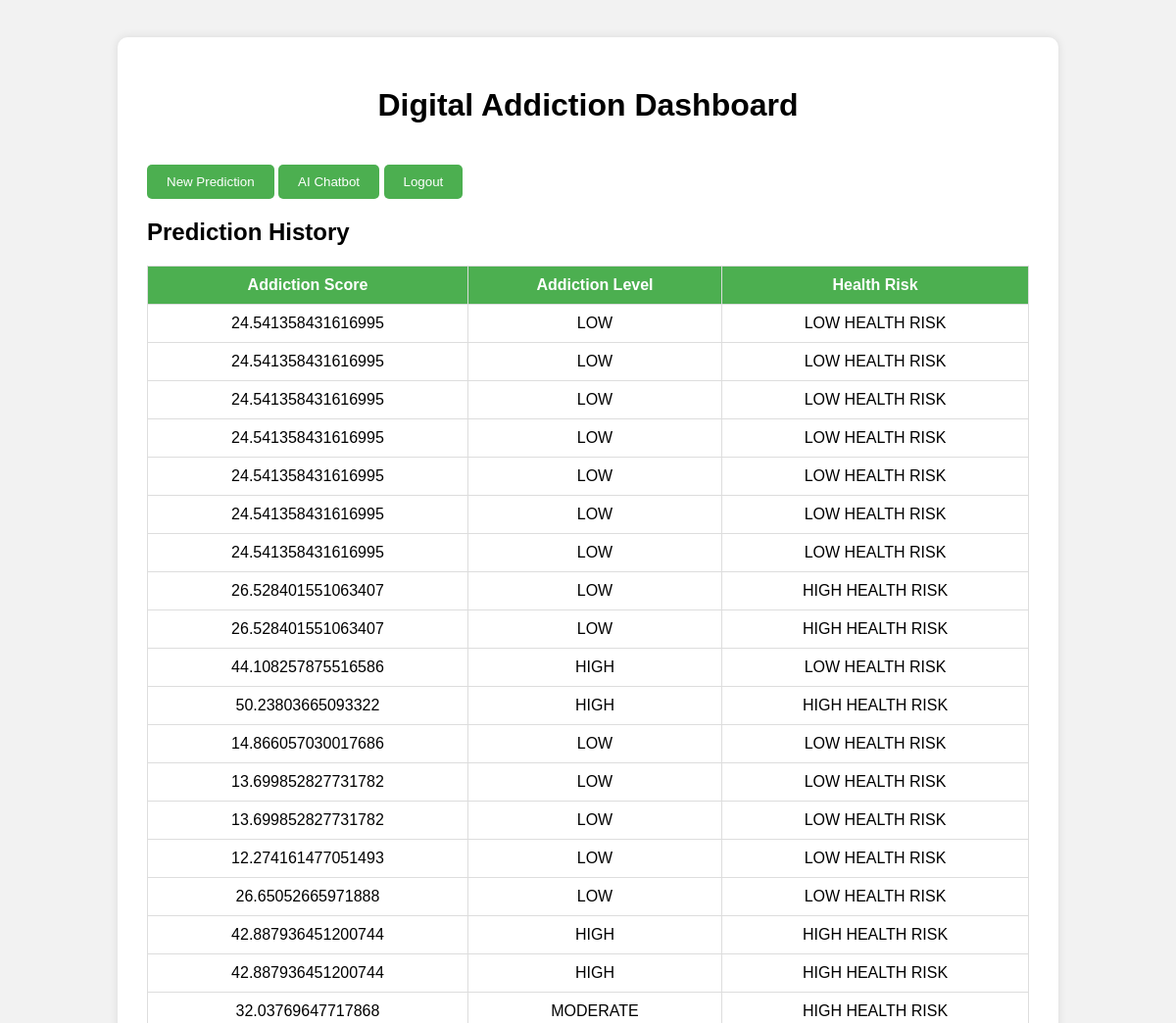
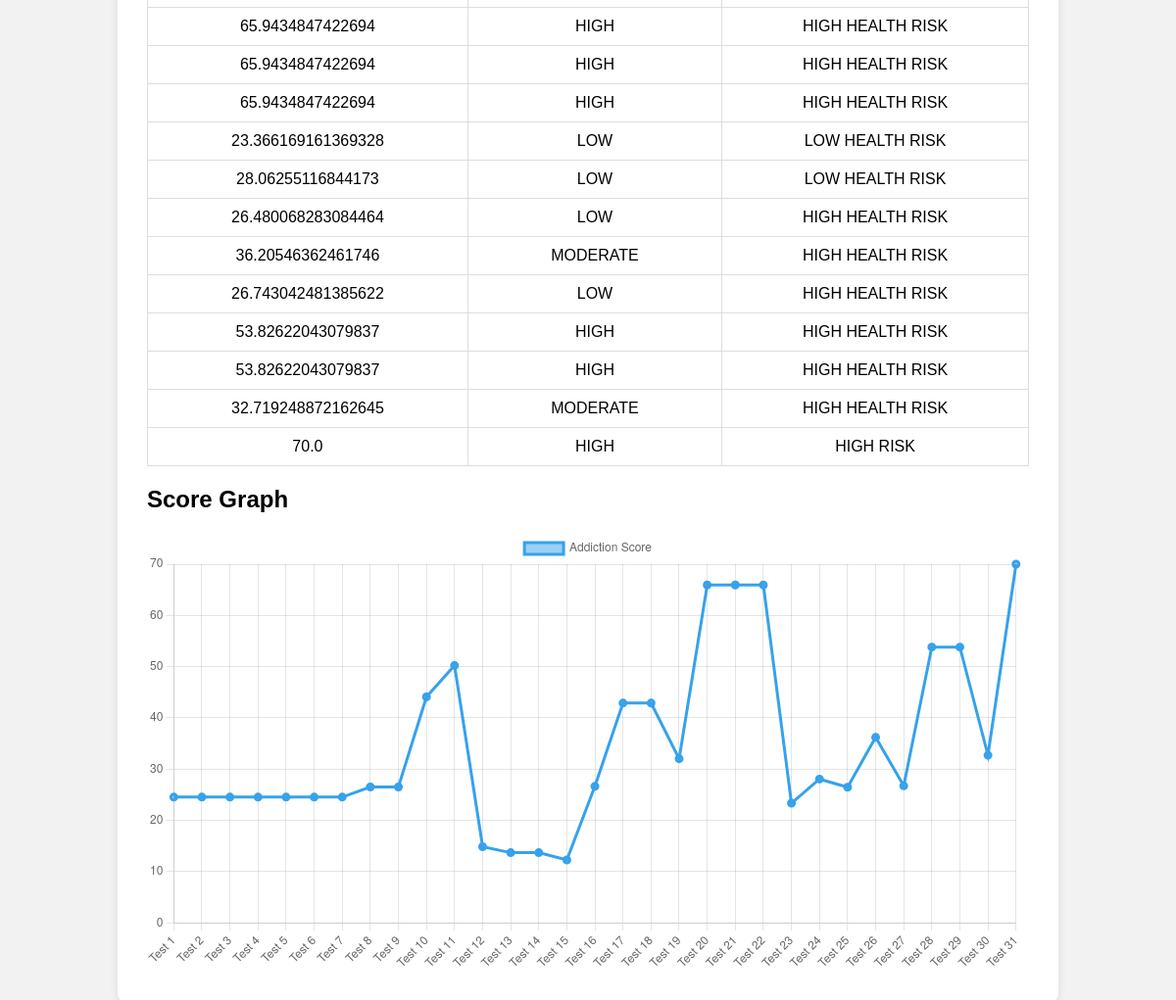
The app's page /dashboard (signed in) with its own data (2 pictures, top to bottom).
### tables this page shows
CREATE TABLE predictions(
    id INTEGER PRIMARY KEY AUTOINCREMENT,
    user_id INTEGER,
    addiction_score REAL,
    addiction_level TEXT,
    health_risk TEXT,
    created_at TIMESTAMP DEFAULT CURRENT_TIMESTAMP
);

### app.py (the view)
@app.route("/dashboard")
def dashboard():
    if 'user_id' not in session:
        return redirect("/login")
    with connect() as conn:
        cur = conn.cursor()
        cur.execute("""
            SELECT addiction_score, addiction_level, health_risk, created_at
            FROM predictions
            WHERE user_id=?
            ORDER BY created_at DESC
        """, (session['user_id'],))
        rows = cur.fetchall()
    scores = [r[0] for r in rows]
    levels = [r[1] for r in rows]
    health = [r[2] for r in rows]
    return render_template(
        "dashboard.html",
        rows=rows,
        scores=scores,
        levels=levels,
        health=health
    )

### database.py (called while the page is built)
def connect():
    return sqlite3.connect(DB_NAME, timeout=10)  # Add timeout

### templates/dashboard.html (shortened to what this page needs)
<!DOCTYPE html>
<html>
<head>
</head>
<body>
<div class="container">
<h1>Digital Addiction Dashboard</h1>
<a href="/prediction"><button>New Prediction</button></a>
<a href="/chatbot"><button>AI Chatbot</button></a>
<a href="/logout"><button>Logout</button></a>
<h2>Prediction History</h2>
<table>
<tr>
<th>Addiction Score</th>
<th>Addiction Level</th>
<th>Health Risk</th>
</tr>
{% for row in rows %}
<tr>
<td>{{row[0]}}</td>
<td>{{row[1]}}</td>
<td>{{row[2]}}</td>
</tr>
{% endfor %}
</table>
<h2>Score Graph</h2>
<canvas id="scoreChart"></canvas>
</div>
<script>
let scores = {{ scores | tojson }};
let labels = [];
for(let i=0;i<scores.length;i++){
labels.push("Test "+(i+1));
}
const ctx = document.getElementById('scoreChart');
new Chart(ctx,{
type:'line',
data:{
labels:labels,
datasets:[{
label:'Addiction Score',
data:scores,
borderWidth:3,
fill:false
}]
},
options:{
responsive:true,
plugins:{
legend:{
display:true
}
},
scales:{
y:{
beginAtZero:true
}
}
}
});
</script>
</body>
</html>

### templates/dashboard.html (style rules this page uses)
body { font-family:Arial; background:#f2f2f2; padding:30px; }
.container { width:900px; margin:auto; background:white; padding:30px; border-radius:10px; box-shadow:0px 0px 10px rgba(0,0,0,0.1); }
h1 { text-align:center; }
table { width:100%; margin-top:20px; border-collapse:collapse; }
table,th,td { border:1px solid #ddd; }
th,td { padding:10px; text-align:center; }
th { background:#4CAF50; color:white; }
button { padding:10px 20px; margin-top:20px; background:#4CAF50; border:none; color:white; border-radius:5px; cursor:pointer; }

### records on screen
predictions: addiction_score "24.541358431616995", addiction_level "LOW", health_risk "LOW HEALTH RISK"
predictions: addiction_score "24.541358431616995", addiction_level "LOW", health_risk "LOW HEALTH RISK"
predictions: addiction_score "24.541358431616995", addiction_level "LOW", health_risk "LOW HEALTH RISK"
predictions: addiction_score "24.541358431616995", addiction_level "LOW", health_risk "LOW HEALTH RISK"
predictions: addiction_score "24.541358431616995", addiction_level "LOW", health_risk "LOW HEALTH RISK"
predictions: addiction_score "24.541358431616995", addiction_level "LOW", health_risk "LOW HEALTH RISK"
predictions: addiction_score "24.541358431616995", addiction_level "LOW", health_risk "LOW HEALTH RISK"
predictions: addiction_score "26.528401551063407", addiction_level "LOW", health_risk "HIGH HEALTH RISK"
predictions: addiction_score "26.528401551063407", addiction_level "LOW", health_risk "HIGH HEALTH RISK"
predictions: addiction_score "44.108257875516586", addiction_level "HIGH", health_risk "LOW HEALTH RISK"
predictions: addiction_score "50.23803665093322", addiction_level "HIGH", health_risk "HIGH HEALTH RISK"
predictions: addiction_score "14.866057030017686", addiction_level "LOW", health_risk "LOW HEALTH RISK"
predictions: addiction_score "13.699852827731782", addiction_level "LOW", health_risk "LOW HEALTH RISK"
predictions: addiction_score "13.699852827731782", addiction_level "LOW", health_risk "LOW HEALTH RISK"
predictions: addiction_score "12.274161477051493", addiction_level "LOW", health_risk "LOW HEALTH RISK"
predictions: addiction_score "26.65052665971888", addiction_level "LOW", health_risk "LOW HEALTH RISK"
predictions: addiction_score "42.887936451200744", addiction_level "HIGH", health_risk "HIGH HEALTH RISK"
predictions: addiction_score "42.887936451200744", addiction_level "HIGH", health_risk "HIGH HEALTH RISK"
predictions: addiction_score "32.03769647717868", addiction_level "MODERATE", health_risk "HIGH HEALTH RISK"
predictions: addiction_score "65.9434847422694", addiction_level "HIGH", health_risk "HIGH HEALTH RISK"
predictions: addiction_score "65.9434847422694", addiction_level "HIGH", health_risk "HIGH HEALTH RISK"
predictions: addiction_score "65.9434847422694", addiction_level "HIGH", health_risk "HIGH HEALTH RISK"
predictions: addiction_score "23.366169161369328", addiction_level "LOW", health_risk "LOW HEALTH RISK"
predictions: addiction_score "28.06255116844173", addiction_level "LOW", health_risk "LOW HEALTH RISK"
predictions: addiction_score "26.480068283084464", addiction_level "LOW", health_risk "HIGH HEALTH RISK"
predictions: addiction_score "36.20546362461746", addiction_level "MODERATE", health_risk "HIGH HEALTH RISK"
predictions: addiction_score "26.743042481385622", addiction_level "LOW", health_risk "HIGH HEALTH RISK"
predictions: addiction_score "53.82622043079837", addiction_level "HIGH", health_risk "HIGH HEALTH RISK"
predictions: addiction_score "53.82622043079837", addiction_level "HIGH", health_risk "HIGH HEALTH RISK"
predictions: addiction_score "32.719248872162645", addiction_level "MODERATE", health_risk "HIGH HEALTH RISK"
predictions: addiction_score "70.0", addiction_level "HIGH", health_risk "HIGH RISK"
